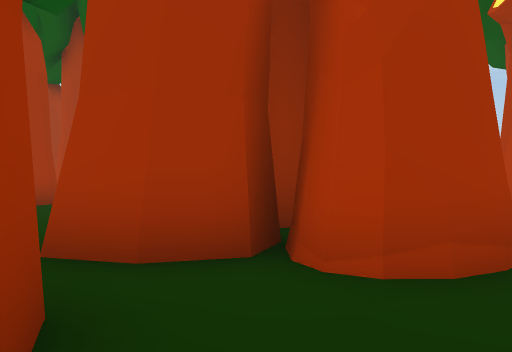
view 1 (above)

23 first-person views from a walk through a 3-D level made in the Unity game engine. The camera is 1.3 m above the floor, looks level and sees 70° across. The floor is counted in squares, 2 m on a side. Each view is taken from the middle of a square. On the plan, view 1 faces up. The plan holds only what a view shows up to about 11 squares ahead; the rest is blank. The place goes on beyond the plan.

view 2
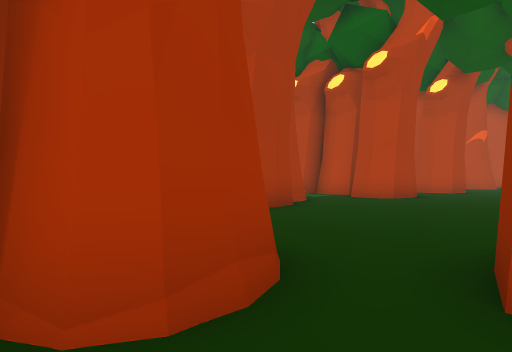

view 3
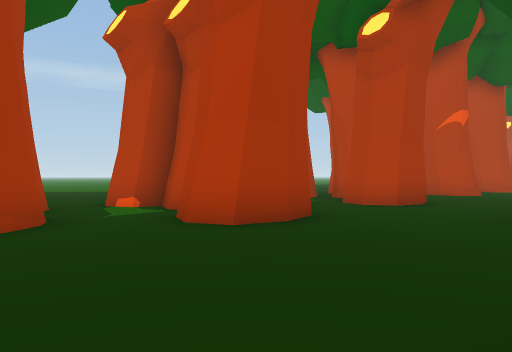

view 4
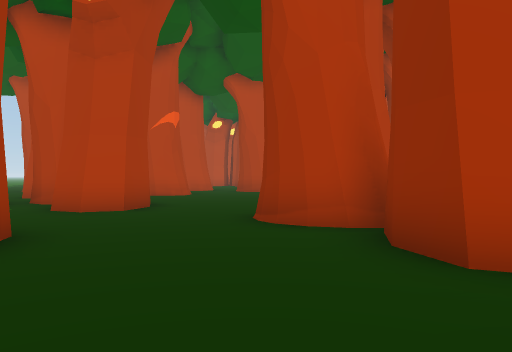

view 5
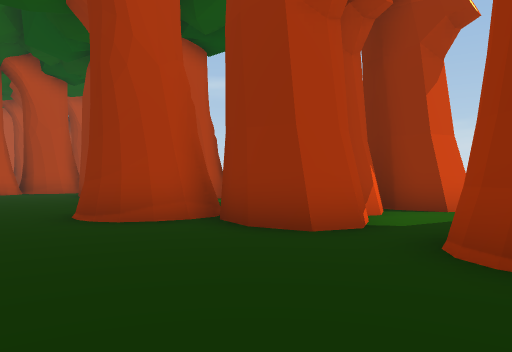

view 6
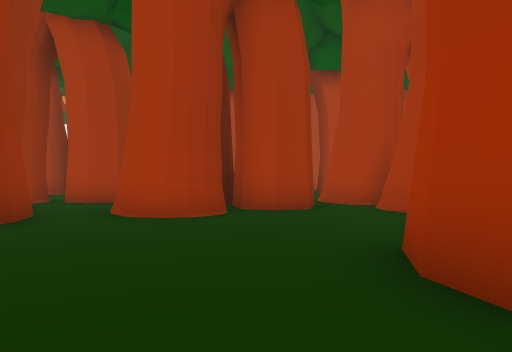

view 7
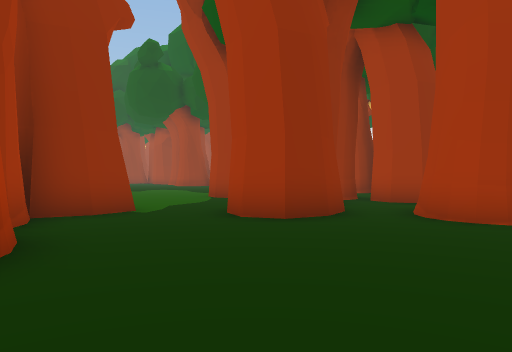

view 8
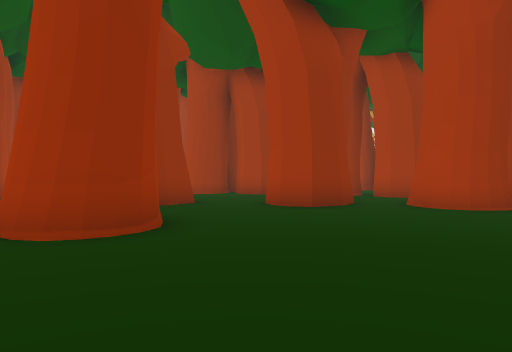

view 9
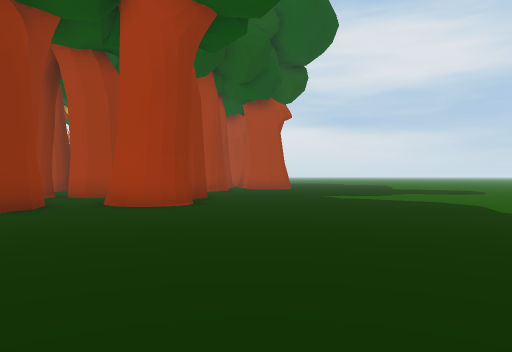

view 10
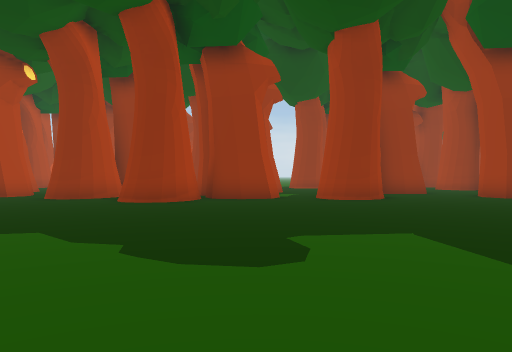

view 11
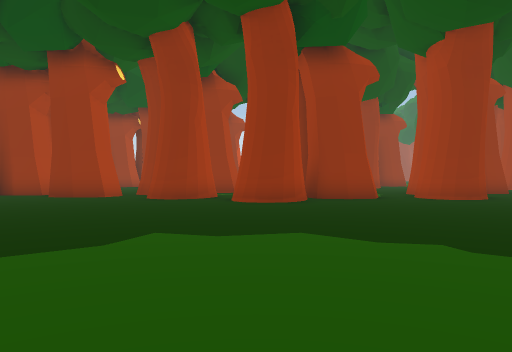

view 12
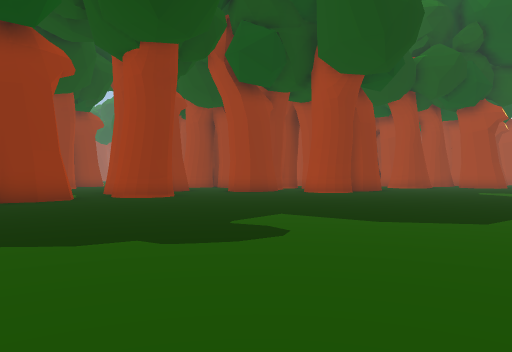

view 13
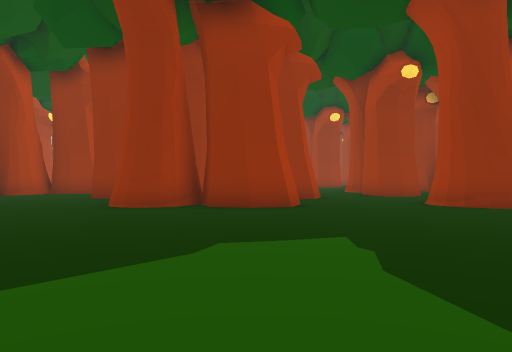

view 14
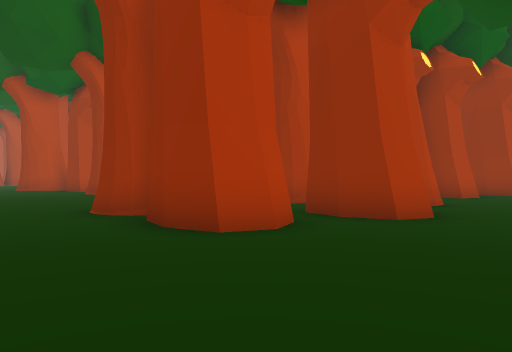

view 15
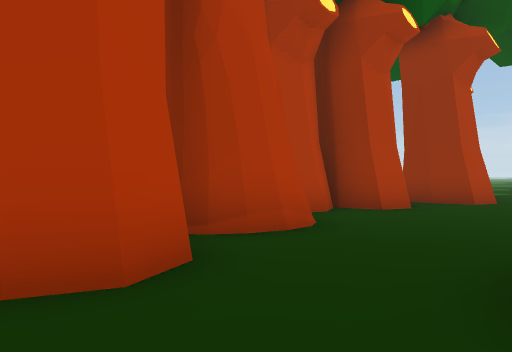

view 16
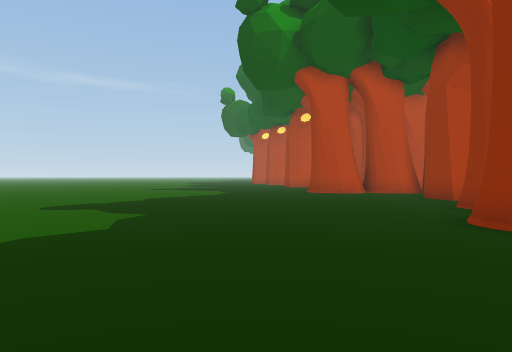

view 17
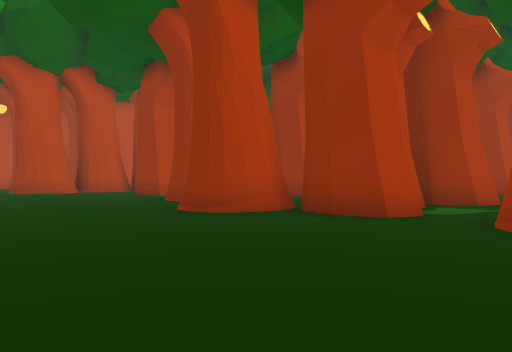

view 18
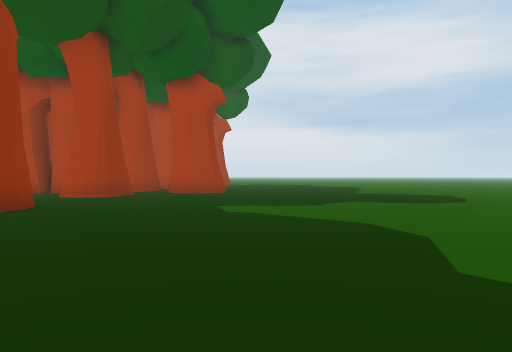

view 19
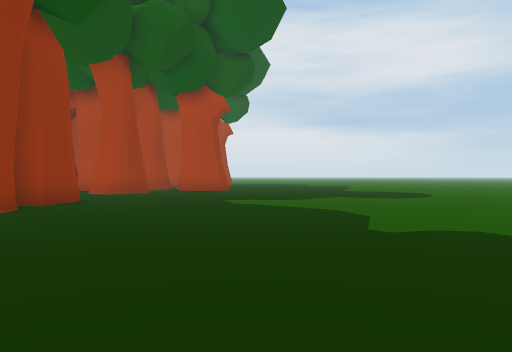

view 20
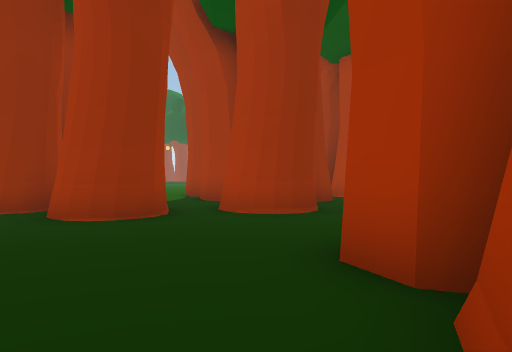

view 21
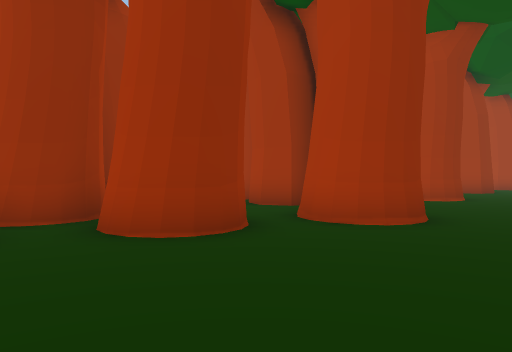

view 22
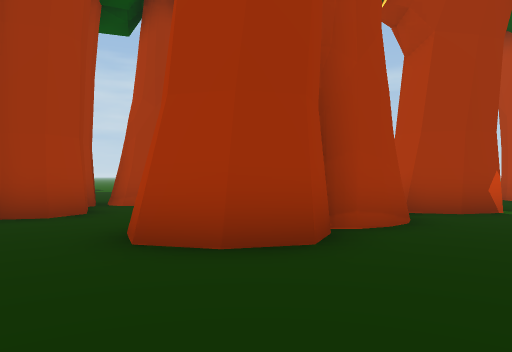

view 23
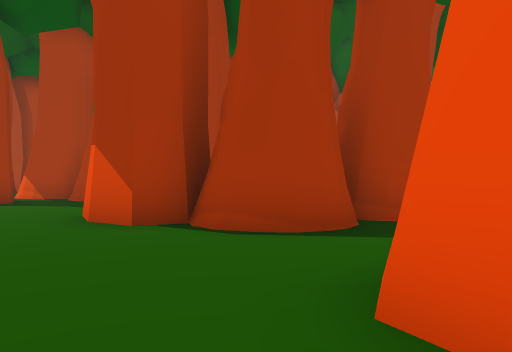

### Floor plan
Key: @ floor where view 1 was taken; # wall or solid block; . floor; T tree; O other object.
Columns run from 5 left of view 1 to 20 right of it. Each row starts with its distance up from view 1.
 21 ..........      ....  ....
 20 ..........................
 19 ..........................
 18 ..........................
 17 ..........................
 16 ..........................
 15 ..........................
 14 ..........................
 13 T..T##TT..................
 12 .... #TT...........T......
 11 .............T....TT......
 10 ..T##..T##...TT.T#TT.##.T#
  9 T..#..#T ....T..##...TT.T#
  8 #..TTTTT...#TT..T##...#T..
  7 T..TT.....T TT..##..T#TT..
  6 T...T##........T##..T#...T
  5  ...T##..................
  4  ..T##TT..................
  3  ...##TT...........T......
  2   ...........T....TT......
  1   T##..T##...TT.T#TT.TT.O#
  0   .#.@TT ....T..##...TT.O
 -1   .TTTTT....TT..T##.  #T
 -2   .TT.....T#TT..##.  #TT
 -3     T##...T#...T##    T
 -4     T #..........
 -5              ....

Where each view was taken, in squares from view 1:
view 1: 0 up, 0 right, facing up
view 2: 1 up, 0 right, facing up-right
view 3: 2 up, 7 right, facing up-right
view 4: 3 up, 8 right, facing right
view 5: 5 up, 8 right, facing down-right
view 6: 5 up, 8 right, facing left
view 7: 5 up, 8 right, facing down-left
view 8: 15 up, 10 right, facing down-left
view 9: 15 up, 10 right, facing left
view 10: 21 up, 11 right, facing down
view 11: 21 up, 14 right, facing down
view 12: 21 up, 14 right, facing down-left
view 13: 21 up, 1 left, facing down
view 14: 16 up, 5 left, facing down-right
view 15: 11 up, 5 left, facing down-right
view 16: 15 up, 9 right, facing right
view 17: 16 up, 8 right, facing down-right
view 18: 18 up, 6 right, facing left
view 19: 18 up, 8 right, facing left
view 20: 7 up, 19 right, facing down-left
view 21: 5 up, 19 right, facing down-left
view 22: 2 up, 16 right, facing up
view 23: 5 down, 11 right, facing up-left
